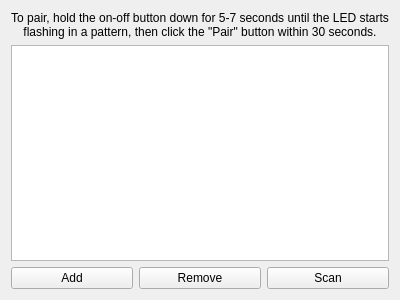
<?xml version="1.0" encoding="UTF-8"?>
<ui version="4.0">
 <class>OpenRGBNanoleafSettingsPageUi</class>
 <widget class="QWidget" name="OpenRGBNanoleafSettingsPageUi">
  <property name="geometry">
   <rect>
    <x>0</x>
    <y>0</y>
    <width>400</width>
    <height>300</height>
   </rect>
  </property>
  <property name="windowTitle">
   <string>Form</string>
  </property>
  <layout class="QGridLayout" name="gridLayout">
   <item row="2" column="0">
    <widget class="QPushButton" name="AddNanoleafDeviceButton">
     <property name="text">
      <string>Add</string>
     </property>
    </widget>
   </item>
   <item row="2" column="1">
    <widget class="QPushButton" name="RemoveNanoleafDeviceButton">
     <property name="text">
      <string>Remove</string>
     </property>
    </widget>
   </item>
   <item row="2" column="2">
    <widget class="QPushButton" name="ScanForNanoleafDevicesButton">
     <property name="text">
      <string>Scan</string>
     </property>
    </widget>
   </item>
   <item row="1" column="0" colspan="3">
    <widget class="QListWidget" name="NanoleafDeviceList">
     <property name="verticalScrollMode">
      <enum>QAbstractItemView::ScrollPerPixel</enum>
     </property>
    </widget>
   </item>
   <item row="0" column="0" colspan="3">
    <widget class="QLabel" name="SyncLabel">
     <property name="text">
      <string>To pair, hold the on-off button down for 5-7 seconds until the LED starts flashing in a pattern, then click the "Pair" button within 30 seconds.</string>
     </property>
     <property name="alignment">
      <set>Qt::AlignCenter</set>
     </property>
     <property name="wordWrap">
      <bool>true</bool>
     </property>
    </widget>
   </item>
  </layout>
 </widget>
 <resources/>
 <connections/>
</ui>
